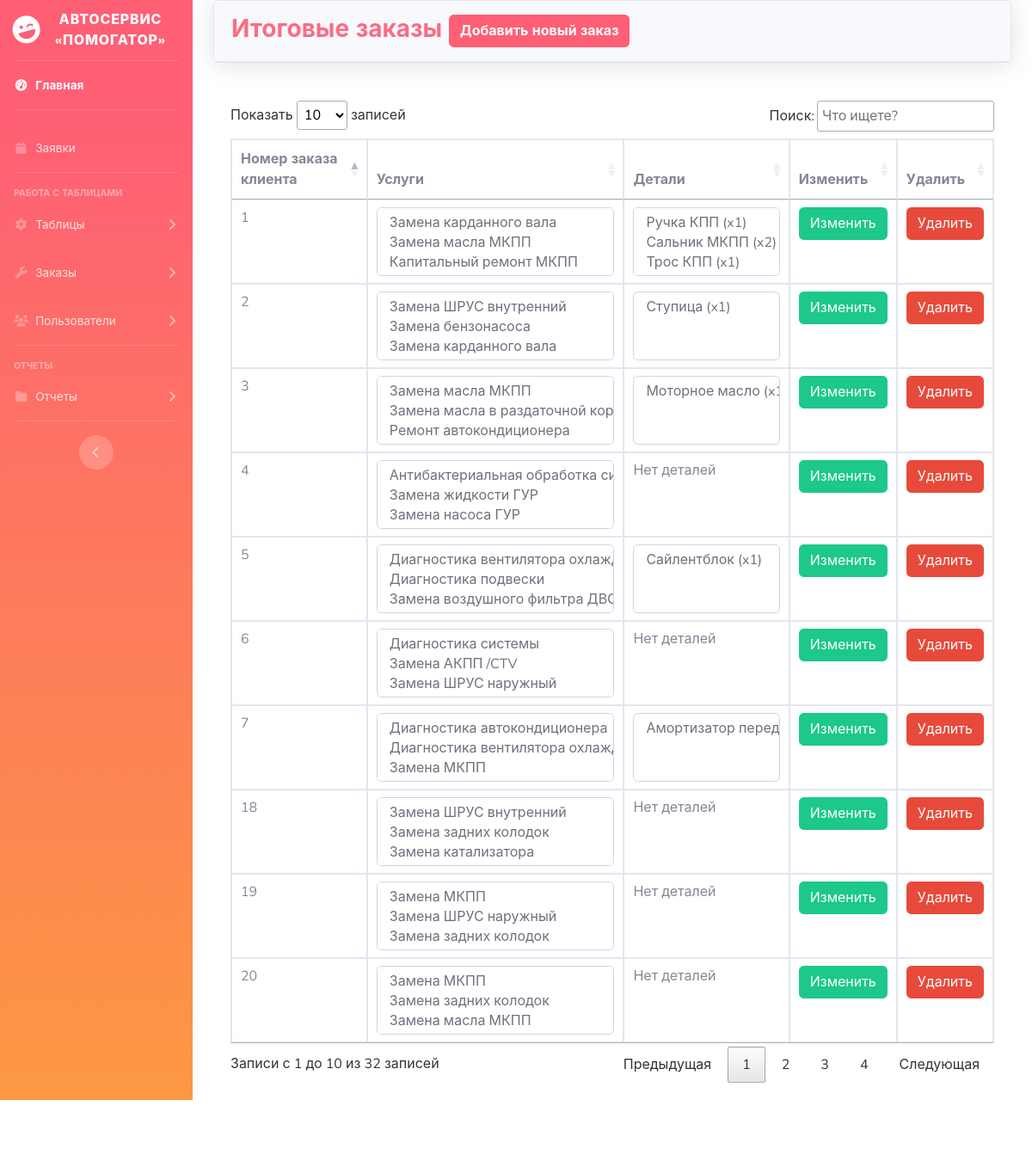
The page /admin/serviceorder.php on the database its author committed.
### tables this page shows
CREATE TABLE `orderclient` (
  `idorderclient` int(11) NOT NULL,
  `dateorder` date DEFAULT NULL,
  `idstatus` int(11) NOT NULL,
  `termorder` date DEFAULT NULL,
  `idworker` int(11) NOT NULL,
  `idauto` int(11) NOT NULL,
  `idclient` int(11) NOT NULL
);

### admin/serviceorder.php (the view, shortened to what this page needs)
<?php
include('security.php');
include('includes/header.php');
include('includes/navbar.php');
?>
<div class="container-fluid">
    <div class="card shadow mb-4">
        <div class="card-header py-3">
            <h3 class="m-0 font-weight-bold text-primary">Итоговые заказы
            <button type="button" class="btn btn-primary font-weight-bold" data-toggle="modal" data-target="#addserviceorder">
                Добавить новый заказ
            </button>
            </h3>
        </div>
    </div>
    <div class="card-body">
       <div class="table-responsive">
<?php
$query = "SELECT o.idorderclient,
GROUP_CONCAT(DISTINCT s.service SEPARATOR ', ') as services,
GROUP_CONCAT(DISTINCT so.idserviceorder SEPARATOR ', ') as serviceorders,
GROUP_CONCAT(DISTINCT CONCAT(d.detail, ' (x', IFNULL(do.count, 0), ')') SEPARATOR ', ') as details,
MIN(so.idserviceorder) as min_serviceorder
FROM serviceorder so
JOIN service s ON so.idservice = s.idservice
JOIN orderclient o ON so.idorderclient = o.idorderclient
LEFT JOIN detailorder do ON do.idorderclient = o.idorderclient
LEFT JOIN detail d ON do.iddetail = d.iddetail
GROUP BY o.idorderclient";
$query_run = mysqli_query($connection, $query);
if(mysqli_num_rows($query_run) > 0)
{
?>
<table class="table table-bordered" id="dataTable" width="100%" cellspacing="0">
    <thead>
        <tr>
            <th>Номер заказа клиента</th>
            <th>Услуги</th>
            <th>Детали</th>
            <th>Изменить</th>
            <th>Удалить</th>
        </tr>
    </thead>
    <tbody>
        <?php
            while($row = mysqli_fetch_assoc($query_run))
            {
        ?>
        <tr>
            <td><?php echo $row['idorderclient'] ?></td>
            <td>
                <?php
                $services = explode(',', $row['services']);
                echo '<select class="form-control" multiple style="max-height: 80px; overflow-y: auto;">';
                foreach($services as $service) {
                    echo '<option>' . trim($service) . '</option>';
                }
                echo '</select>';
                ?>
            </td>
            <td>
                <?php
                if ($row['details']) {
                    $details = explode(',', $row['details']);
                    echo '<select class="form-control" multiple style="max-height: 80px; overflow-y: auto;">';
                    foreach($details as $detail) {
                        echo '<option>' . trim($detail) . '</option>';
                    }
                    echo '</select>';
                } else {
                    echo 'Нет деталей';
                }
                ?>
            </td>
            <td>
                <form action="serviceorder_edit.php" method="POST">
                    <button type="submit" name="serviceorder_edit_data_btn" class="btn btn-success">Изменить</button>
                </form>
            </td>
            <td>
                <form action="code.php" method="POST">
                    <button type="submit" name="serviceorder_delete_btn" class="btn btn-danger">Удалить</button>
                </form>
            </td>
        </tr>
        <?php
            }
        ?>
    </tbody>
</table>
<?php
}
else
{
    echo "Записи не найдены";
}
?>
</div>
    </div>
    </div>
</div>
<?php
include('includes/footer.php');
?>

### rows shown on the page
orderclient: idorderclient "1"
orderclient: idorderclient "2"
orderclient: idorderclient "3"
orderclient: idorderclient "4", shows "Нет деталей"
orderclient: idorderclient "5"
orderclient: idorderclient "6", shows "Нет деталей"
orderclient: idorderclient "7"
orderclient: idorderclient "18", shows "Нет деталей"
orderclient: idorderclient "19", shows "Нет деталей"
orderclient: idorderclient "20", shows "Нет деталей"
